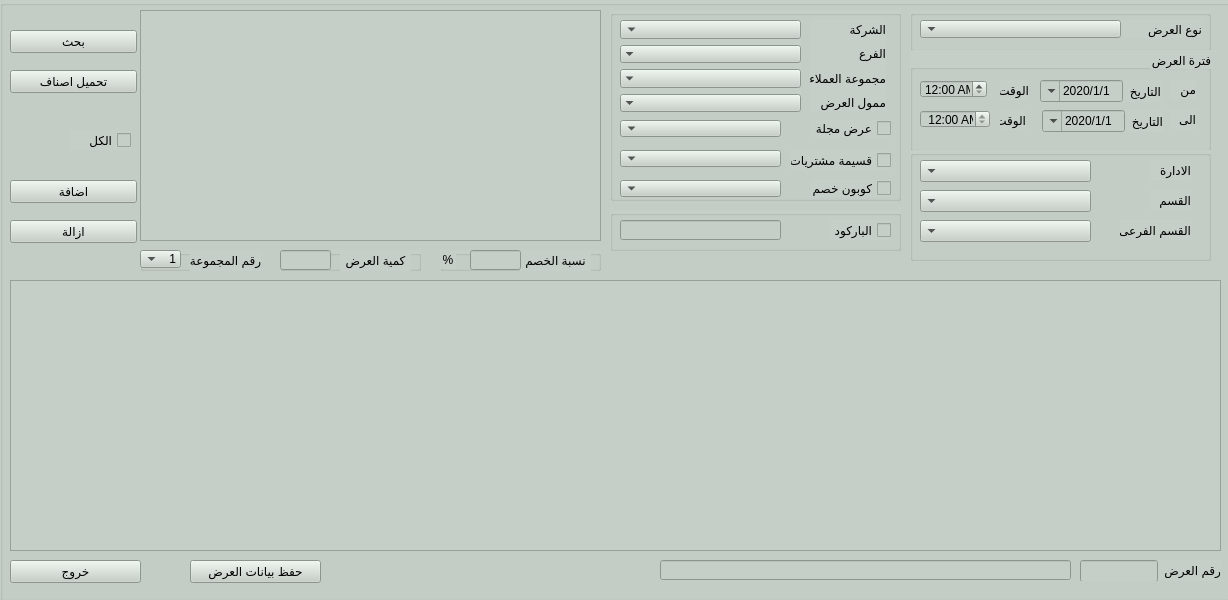
<?xml version="1.0" encoding="UTF-8"?>
<ui version="4.0">
 <class>QForm_prom_create</class>
 <widget class="QWidget" name="QForm_prom_create">
  <property name="geometry">
   <rect>
    <x>0</x>
    <y>0</y>
    <width>1228</width>
    <height>600</height>
   </rect>
  </property>
  <property name="minimumSize">
   <size>
    <width>1228</width>
    <height>600</height>
   </size>
  </property>
  <property name="maximumSize">
   <size>
    <width>1228</width>
    <height>600</height>
   </size>
  </property>
  <property name="windowTitle">
   <string>انشاء العروض</string>
  </property>
  <property name="toolTip">
   <string/>
  </property>
  <property name="layoutDirection">
   <enum>Qt::RightToLeft</enum>
  </property>
  <widget class="QWidget" name="gridLayoutWidget">
   <property name="geometry">
    <rect>
     <x>190</x>
     <y>70</y>
     <width>2</width>
     <height>2</height>
    </rect>
   </property>
   <layout class="QGridLayout" name="gridLayout_2"/>
  </widget>
  <widget class="QGroupBox" name="groupBox">
   <property name="geometry">
    <rect>
     <x>0</x>
     <y>0</y>
     <width>1231</width>
     <height>601</height>
    </rect>
   </property>
   <property name="font">
    <font>
     <pointsize>10</pointsize>
     <weight>50</weight>
     <bold>false</bold>
    </font>
   </property>
   <property name="layoutDirection">
    <enum>Qt::RightToLeft</enum>
   </property>
   <property name="styleSheet">
    <string notr="true">
                    background-color: rgb(198, 207, 199);
                </string>
   </property>
   <property name="title">
    <string/>
   </property>
   <widget class="QGroupBox" name="groupBox_3">
    <property name="geometry">
     <rect>
      <x>610</x>
      <y>10</y>
      <width>291</width>
      <height>191</height>
     </rect>
    </property>
    <property name="title">
     <string/>
    </property>
    <widget class="QWidget" name="layoutWidget">
     <property name="geometry">
      <rect>
       <x>10</x>
       <y>10</y>
       <width>181</width>
       <height>92</height>
      </rect>
     </property>
     <layout class="QVBoxLayout" name="verticalLayout_3">
      <item>
       <widget class="QComboBox" name="Qcombo_company">
        <property name="layoutDirection">
         <enum>Qt::RightToLeft</enum>
        </property>
       </widget>
      </item>
      <item>
       <widget class="QComboBox" name="Qcombo_branch">
        <property name="frame">
         <bool>false</bool>
        </property>
       </widget>
      </item>
      <item>
       <widget class="QComboBox" name="Qcombo_cust_group">
        <property name="frame">
         <bool>false</bool>
        </property>
       </widget>
      </item>
      <item>
       <widget class="QComboBox" name="Qcombo_sponsor">
        <property name="frame">
         <bool>false</bool>
        </property>
       </widget>
      </item>
     </layout>
    </widget>
    <widget class="QWidget" name="layoutWidget">
     <property name="geometry">
      <rect>
       <x>200</x>
       <y>10</y>
       <width>76</width>
       <height>91</height>
      </rect>
     </property>
     <layout class="QVBoxLayout" name="verticalLayout_2">
      <item>
       <widget class="QLabel" name="label_4">
        <property name="text">
         <string>الشركة</string>
        </property>
       </widget>
      </item>
      <item>
       <widget class="QLabel" name="label_11">
        <property name="text">
         <string>الفرع</string>
        </property>
       </widget>
      </item>
      <item>
       <widget class="QLabel" name="label_5">
        <property name="text">
         <string>مجموعة العملاء</string>
        </property>
       </widget>
      </item>
      <item>
       <widget class="QLabel" name="label_6">
        <property name="text">
         <string>ممول العرض</string>
        </property>
       </widget>
      </item>
     </layout>
    </widget>
    <widget class="QCheckBox" name="QcheckBox_magazine">
     <property name="geometry">
      <rect>
       <x>200</x>
       <y>110</y>
       <width>81</width>
       <height>17</height>
      </rect>
     </property>
     <property name="layoutDirection">
      <enum>Qt::RightToLeft</enum>
     </property>
     <property name="text">
      <string>عرض مجلة</string>
     </property>
    </widget>
    <widget class="QComboBox" name="Qcombo_magazine">
     <property name="geometry">
      <rect>
       <x>10</x>
       <y>110</y>
       <width>161</width>
       <height>17</height>
      </rect>
     </property>
    </widget>
    <widget class="QCheckBox" name="QcheckBox_magazine_3">
     <property name="geometry">
      <rect>
       <x>180</x>
       <y>140</y>
       <width>101</width>
       <height>20</height>
      </rect>
     </property>
     <property name="layoutDirection">
      <enum>Qt::RightToLeft</enum>
     </property>
     <property name="text">
      <string>قسيمة مشتريات</string>
     </property>
    </widget>
    <widget class="QComboBox" name="Qcombo_magazine_2">
     <property name="geometry">
      <rect>
       <x>10</x>
       <y>140</y>
       <width>161</width>
       <height>17</height>
      </rect>
     </property>
    </widget>
    <widget class="QCheckBox" name="QcheckBox_magazine_4">
     <property name="geometry">
      <rect>
       <x>200</x>
       <y>170</y>
       <width>81</width>
       <height>17</height>
      </rect>
     </property>
     <property name="layoutDirection">
      <enum>Qt::RightToLeft</enum>
     </property>
     <property name="text">
      <string>كوبون خصم</string>
     </property>
    </widget>
    <widget class="QComboBox" name="Qcombo_magazine_3">
     <property name="geometry">
      <rect>
       <x>10</x>
       <y>170</y>
       <width>161</width>
       <height>17</height>
      </rect>
     </property>
    </widget>
   </widget>
   <widget class="QGroupBox" name="groupBox_4">
    <property name="geometry">
     <rect>
      <x>910</x>
      <y>10</y>
      <width>301</width>
      <height>41</height>
     </rect>
    </property>
    <property name="layoutDirection">
     <enum>Qt::RightToLeft</enum>
    </property>
    <property name="title">
     <string/>
    </property>
    <widget class="QLabel" name="label">
     <property name="geometry">
      <rect>
       <x>180</x>
       <y>10</y>
       <width>112</width>
       <height>18</height>
      </rect>
     </property>
     <property name="text">
      <string>نوع العرض</string>
     </property>
    </widget>
    <widget class="QComboBox" name="Qcombo_promotion">
     <property name="geometry">
      <rect>
       <x>10</x>
       <y>10</y>
       <width>201</width>
       <height>18</height>
      </rect>
     </property>
     <property name="layoutDirection">
      <enum>Qt::RightToLeft</enum>
     </property>
     <property name="modelColumn">
      <number>0</number>
     </property>
    </widget>
   </widget>
   <widget class="QGroupBox" name="groupBox_2">
    <property name="geometry">
     <rect>
      <x>910</x>
      <y>50</y>
      <width>301</width>
      <height>101</height>
     </rect>
    </property>
    <property name="layoutDirection">
     <enum>Qt::RightToLeft</enum>
    </property>
    <property name="title">
     <string>فترة العرض</string>
    </property>
    <widget class="QWidget" name="layoutWidget">
     <property name="geometry">
      <rect>
       <x>130</x>
       <y>30</y>
       <width>121</width>
       <height>22</height>
      </rect>
     </property>
     <layout class="QHBoxLayout" name="horizontalLayout">
      <item>
       <widget class="QLabel" name="label_3">
        <property name="text">
         <string>التاريخ</string>
        </property>
       </widget>
      </item>
      <item>
       <widget class="QDateTimeEdit" name="Qdate_from">
        <property name="layoutDirection">
         <enum>Qt::RightToLeft</enum>
        </property>
        <property name="minimumDateTime">
         <datetime>
          <hour>0</hour>
          <minute>0</minute>
          <second>0</second>
          <year>2020</year>
          <month>1</month>
          <day>1</day>
         </datetime>
        </property>
        <property name="displayFormat">
         <string>d/M/yyyy</string>
        </property>
        <property name="calendarPopup">
         <bool>true</bool>
        </property>
       </widget>
      </item>
     </layout>
    </widget>
    <widget class="QLabel" name="label_9">
     <property name="geometry">
      <rect>
       <x>260</x>
       <y>30</y>
       <width>26</width>
       <height>19</height>
      </rect>
     </property>
     <property name="text">
      <string>من</string>
     </property>
    </widget>
    <widget class="QLabel" name="label_10">
     <property name="geometry">
      <rect>
       <x>260</x>
       <y>60</y>
       <width>26</width>
       <height>19</height>
      </rect>
     </property>
     <property name="text">
      <string>الى</string>
     </property>
    </widget>
    <widget class="QWidget" name="layoutWidget_2">
     <property name="geometry">
      <rect>
       <x>132</x>
       <y>60</y>
       <width>121</width>
       <height>22</height>
      </rect>
     </property>
     <layout class="QHBoxLayout" name="horizontalLayout_2">
      <item>
       <widget class="QLabel" name="label_8">
        <property name="text">
         <string>التاريخ</string>
        </property>
       </widget>
      </item>
      <item>
       <widget class="QDateTimeEdit" name="Qdate_to">
        <property name="minimumDateTime">
         <datetime>
          <hour>0</hour>
          <minute>0</minute>
          <second>0</second>
          <year>2020</year>
          <month>1</month>
          <day>1</day>
         </datetime>
        </property>
        <property name="displayFormat">
         <string>d/M/yyyy</string>
        </property>
        <property name="calendarPopup">
         <bool>true</bool>
        </property>
       </widget>
      </item>
     </layout>
    </widget>
    <widget class="QDateTimeEdit" name="Qtime_from">
     <property name="geometry">
      <rect>
       <x>10</x>
       <y>60</y>
       <width>70</width>
       <height>18</height>
      </rect>
     </property>
     <property name="tabletTracking">
      <bool>true</bool>
     </property>
     <property name="layoutDirection">
      <enum>Qt::LeftToRight</enum>
     </property>
     <property name="buttonSymbols">
      <enum>QAbstractSpinBox::UpDownArrows</enum>
     </property>
     <property name="displayFormat">
      <string> hh:mm AP</string>
     </property>
     <property name="calendarPopup">
      <bool>false</bool>
     </property>
    </widget>
    <widget class="QLabel" name="label_7">
     <property name="geometry">
      <rect>
       <x>90</x>
       <y>60</y>
       <width>26</width>
       <height>20</height>
      </rect>
     </property>
     <property name="text">
      <string>الوقت</string>
     </property>
    </widget>
    <widget class="QLabel" name="label_2">
     <property name="geometry">
      <rect>
       <x>90</x>
       <y>30</y>
       <width>29</width>
       <height>20</height>
      </rect>
     </property>
     <property name="text">
      <string>الوقت</string>
     </property>
    </widget>
    <widget class="QDateTimeEdit" name="Qtime_to">
     <property name="geometry">
      <rect>
       <x>10</x>
       <y>30</y>
       <width>67</width>
       <height>18</height>
      </rect>
     </property>
     <property name="layoutDirection">
      <enum>Qt::LeftToRight</enum>
     </property>
     <property name="currentSection">
      <enum>QDateTimeEdit::HourSection</enum>
     </property>
     <property name="displayFormat">
      <string>hh:mm AP</string>
     </property>
     <property name="calendarPopup">
      <bool>false</bool>
     </property>
    </widget>
   </widget>
   <widget class="QGroupBox" name="groupBox_5">
    <property name="geometry">
     <rect>
      <x>1080</x>
      <y>560</y>
      <width>141</width>
      <height>21</height>
     </rect>
    </property>
    <property name="layoutDirection">
     <enum>Qt::RightToLeft</enum>
    </property>
    <property name="title">
     <string/>
    </property>
    <widget class="QWidget" name="horizontalLayoutWidget">
     <property name="geometry">
      <rect>
       <x>0</x>
       <y>0</y>
       <width>141</width>
       <height>22</height>
      </rect>
     </property>
     <layout class="QHBoxLayout" name="horizontalLayout_3">
      <item alignment="Qt::AlignVCenter">
       <widget class="QLabel" name="label_12">
        <property name="text">
         <string>رقم العرض</string>
        </property>
       </widget>
      </item>
      <item>
       <widget class="QLineEdit" name="Qline_promotion">
        <property name="enabled">
         <bool>false</bool>
        </property>
       </widget>
      </item>
     </layout>
    </widget>
   </widget>
   <widget class="QGroupBox" name="groupBox_6">
    <property name="geometry">
     <rect>
      <x>910</x>
      <y>150</y>
      <width>301</width>
      <height>111</height>
     </rect>
    </property>
    <property name="title">
     <string/>
    </property>
    <widget class="QComboBox" name="Qcombo_department">
     <property name="geometry">
      <rect>
       <x>10</x>
       <y>10</y>
       <width>171</width>
       <height>22</height>
      </rect>
     </property>
    </widget>
    <widget class="QLabel" name="label_13">
     <property name="geometry">
      <rect>
       <x>240</x>
       <y>10</y>
       <width>41</width>
       <height>20</height>
      </rect>
     </property>
     <property name="text">
      <string>الادارة</string>
     </property>
    </widget>
    <widget class="QLabel" name="label_14">
     <property name="geometry">
      <rect>
       <x>240</x>
       <y>40</y>
       <width>41</width>
       <height>20</height>
      </rect>
     </property>
     <property name="text">
      <string>القسم</string>
     </property>
    </widget>
    <widget class="QComboBox" name="Qcombo_section">
     <property name="geometry">
      <rect>
       <x>10</x>
       <y>40</y>
       <width>171</width>
       <height>22</height>
      </rect>
     </property>
    </widget>
    <widget class="QComboBox" name="Qcombo_classification">
     <property name="geometry">
      <rect>
       <x>10</x>
       <y>70</y>
       <width>171</width>
       <height>22</height>
      </rect>
     </property>
    </widget>
    <widget class="QLabel" name="label_15">
     <property name="geometry">
      <rect>
       <x>210</x>
       <y>70</y>
       <width>71</width>
       <height>20</height>
      </rect>
     </property>
     <property name="text">
      <string>القسم الفرعى</string>
     </property>
    </widget>
   </widget>
   <widget class="QGroupBox" name="groupBox_7">
    <property name="geometry">
     <rect>
      <x>610</x>
      <y>210</y>
      <width>291</width>
      <height>41</height>
     </rect>
    </property>
    <property name="title">
     <string/>
    </property>
    <widget class="QLineEdit" name="QLilne_Barcode">
     <property name="enabled">
      <bool>true</bool>
     </property>
     <property name="geometry">
      <rect>
       <x>10</x>
       <y>10</y>
       <width>161</width>
       <height>20</height>
      </rect>
     </property>
     <property name="text">
      <string/>
     </property>
     <property name="maxLength">
      <number>20</number>
     </property>
     <property name="alignment">
      <set>Qt::AlignCenter</set>
     </property>
    </widget>
    <widget class="QCheckBox" name="QcheckBox_magazine_2">
     <property name="geometry">
      <rect>
       <x>220</x>
       <y>10</y>
       <width>61</width>
       <height>20</height>
      </rect>
     </property>
     <property name="layoutDirection">
      <enum>Qt::RightToLeft</enum>
     </property>
     <property name="text">
      <string>الباركود</string>
     </property>
    </widget>
   </widget>
   <widget class="QTableWidget" name="tableWidget">
    <property name="geometry">
     <rect>
      <x>140</x>
      <y>10</y>
      <width>461</width>
      <height>231</height>
     </rect>
    </property>
    <property name="sizeAdjustPolicy">
     <enum>QAbstractScrollArea::AdjustToContents</enum>
    </property>
    <property name="alternatingRowColors">
     <bool>true</bool>
    </property>
    <property name="rowCount">
     <number>0</number>
    </property>
    <property name="columnCount">
     <number>0</number>
    </property>
    <attribute name="horizontalHeaderShowSortIndicator" stdset="0">
     <bool>false</bool>
    </attribute>
    <attribute name="horizontalHeaderStretchLastSection">
     <bool>true</bool>
    </attribute>
   </widget>
   <widget class="QPushButton" name="Qbtn_search">
    <property name="geometry">
     <rect>
      <x>10</x>
      <y>30</y>
      <width>127</width>
      <height>23</height>
     </rect>
    </property>
    <property name="text">
     <string>بحث</string>
    </property>
   </widget>
   <widget class="QPushButton" name="Qbtn_add">
    <property name="geometry">
     <rect>
      <x>10</x>
      <y>180</y>
      <width>127</width>
      <height>23</height>
     </rect>
    </property>
    <property name="text">
     <string>اضافة</string>
    </property>
   </widget>
   <widget class="QPushButton" name="Qbtn_add_list">
    <property name="geometry">
     <rect>
      <x>10</x>
      <y>70</y>
      <width>127</width>
      <height>23</height>
     </rect>
    </property>
    <property name="text">
     <string>تحميل اصناف</string>
    </property>
   </widget>
   <widget class="QPushButton" name="Qbtn_save">
    <property name="geometry">
     <rect>
      <x>190</x>
      <y>560</y>
      <width>131</width>
      <height>23</height>
     </rect>
    </property>
    <property name="text">
     <string>حفظ بيانات العرض</string>
    </property>
   </widget>
   <widget class="QPushButton" name="Qbtn_exit">
    <property name="geometry">
     <rect>
      <x>10</x>
      <y>560</y>
      <width>131</width>
      <height>23</height>
     </rect>
    </property>
    <property name="text">
     <string>خروج</string>
    </property>
   </widget>
   <widget class="QWidget" name="gridLayoutWidget_4">
    <property name="geometry">
     <rect>
      <x>10</x>
      <y>280</y>
      <width>1211</width>
      <height>271</height>
     </rect>
    </property>
    <layout class="QGridLayout" name="gridLayout_7">
     <item row="0" column="0">
      <widget class="QTableWidget" name="Qtable_promotion">
       <property name="sizeAdjustPolicy">
        <enum>QAbstractScrollArea::AdjustToContents</enum>
       </property>
       <property name="alternatingRowColors">
        <bool>true</bool>
       </property>
       <property name="rowCount">
        <number>0</number>
       </property>
       <property name="columnCount">
        <number>0</number>
       </property>
      </widget>
     </item>
    </layout>
   </widget>
   <widget class="QGroupBox" name="groupBox_8">
    <property name="geometry">
     <rect>
      <x>140</x>
      <y>250</y>
      <width>121</width>
      <height>21</height>
     </rect>
    </property>
    <property name="layoutDirection">
     <enum>Qt::RightToLeft</enum>
    </property>
    <property name="title">
     <string/>
    </property>
    <widget class="QWidget" name="horizontalLayoutWidget_2">
     <property name="geometry">
      <rect>
       <x>50</x>
       <y>0</y>
       <width>71</width>
       <height>21</height>
      </rect>
     </property>
     <layout class="QVBoxLayout" name="verticalLayout">
      <item>
       <widget class="QLabel" name="label_16">
        <property name="text">
         <string>رقم المجموعة</string>
        </property>
        <property name="alignment">
         <set>Qt::AlignCenter</set>
        </property>
       </widget>
      </item>
     </layout>
    </widget>
    <widget class="QComboBox" name="Qcombo_magazine_4">
     <property name="geometry">
      <rect>
       <x>0</x>
       <y>0</y>
       <width>41</width>
       <height>18</height>
      </rect>
     </property>
     <item>
      <property name="text">
       <string>1</string>
      </property>
     </item>
     <item>
      <property name="text">
       <string>2</string>
      </property>
     </item>
     <item>
      <property name="text">
       <string>3</string>
      </property>
     </item>
     <item>
      <property name="text">
       <string>4</string>
      </property>
     </item>
     <item>
      <property name="text">
       <string>5</string>
      </property>
     </item>
    </widget>
   </widget>
   <widget class="QPushButton" name="Qbtn_remove">
    <property name="geometry">
     <rect>
      <x>10</x>
      <y>220</y>
      <width>127</width>
      <height>23</height>
     </rect>
    </property>
    <property name="text">
     <string>ازالة</string>
    </property>
   </widget>
   <widget class="QGroupBox" name="groupBox_9">
    <property name="geometry">
     <rect>
      <x>440</x>
      <y>250</y>
      <width>161</width>
      <height>21</height>
     </rect>
    </property>
    <property name="layoutDirection">
     <enum>Qt::RightToLeft</enum>
    </property>
    <property name="title">
     <string/>
    </property>
    <widget class="QWidget" name="horizontalLayoutWidget_3">
     <property name="geometry">
      <rect>
       <x>80</x>
       <y>0</y>
       <width>71</width>
       <height>21</height>
      </rect>
     </property>
     <layout class="QVBoxLayout" name="verticalLayout_4">
      <item>
       <widget class="QLabel" name="label_17">
        <property name="text">
         <string>نسبة الخصم</string>
        </property>
        <property name="alignment">
         <set>Qt::AlignCenter</set>
        </property>
       </widget>
      </item>
     </layout>
    </widget>
    <widget class="QLineEdit" name="QLilne_Barcode_2">
     <property name="enabled">
      <bool>true</bool>
     </property>
     <property name="geometry">
      <rect>
       <x>30</x>
       <y>0</y>
       <width>51</width>
       <height>20</height>
      </rect>
     </property>
     <property name="alignment">
      <set>Qt::AlignCenter</set>
     </property>
    </widget>
    <widget class="QLabel" name="label_18">
     <property name="geometry">
      <rect>
       <x>0</x>
       <y>0</y>
       <width>16</width>
       <height>19</height>
      </rect>
     </property>
     <property name="text">
      <string>%</string>
     </property>
     <property name="alignment">
      <set>Qt::AlignCenter</set>
     </property>
    </widget>
   </widget>
   <widget class="QGroupBox" name="groupBox_10">
    <property name="geometry">
     <rect>
      <x>280</x>
      <y>250</y>
      <width>141</width>
      <height>21</height>
     </rect>
    </property>
    <property name="layoutDirection">
     <enum>Qt::RightToLeft</enum>
    </property>
    <property name="title">
     <string/>
    </property>
    <widget class="QWidget" name="horizontalLayoutWidget_4">
     <property name="geometry">
      <rect>
       <x>60</x>
       <y>0</y>
       <width>71</width>
       <height>21</height>
      </rect>
     </property>
     <layout class="QVBoxLayout" name="verticalLayout_5">
      <item>
       <widget class="QLabel" name="label_19">
        <property name="text">
         <string>كمية العرض</string>
        </property>
        <property name="alignment">
         <set>Qt::AlignCenter</set>
        </property>
       </widget>
      </item>
     </layout>
    </widget>
    <widget class="QLineEdit" name="QLilne_Barcode_3">
     <property name="enabled">
      <bool>true</bool>
     </property>
     <property name="geometry">
      <rect>
       <x>0</x>
       <y>0</y>
       <width>51</width>
       <height>20</height>
      </rect>
     </property>
     <property name="alignment">
      <set>Qt::AlignCenter</set>
     </property>
    </widget>
   </widget>
   <widget class="QCheckBox" name="QcheckBox_all">
    <property name="geometry">
     <rect>
      <x>70</x>
      <y>130</y>
      <width>61</width>
      <height>20</height>
     </rect>
    </property>
    <property name="layoutDirection">
     <enum>Qt::RightToLeft</enum>
    </property>
    <property name="text">
     <string>الكل</string>
    </property>
   </widget>
   <widget class="QLineEdit" name="QLilne_promotion">
    <property name="enabled">
     <bool>false</bool>
    </property>
    <property name="geometry">
     <rect>
      <x>660</x>
      <y>560</y>
      <width>411</width>
      <height>20</height>
     </rect>
    </property>
    <property name="alignment">
     <set>Qt::AlignCenter</set>
    </property>
   </widget>
  </widget>
 </widget>
 <resources/>
 <connections/>
</ui>
